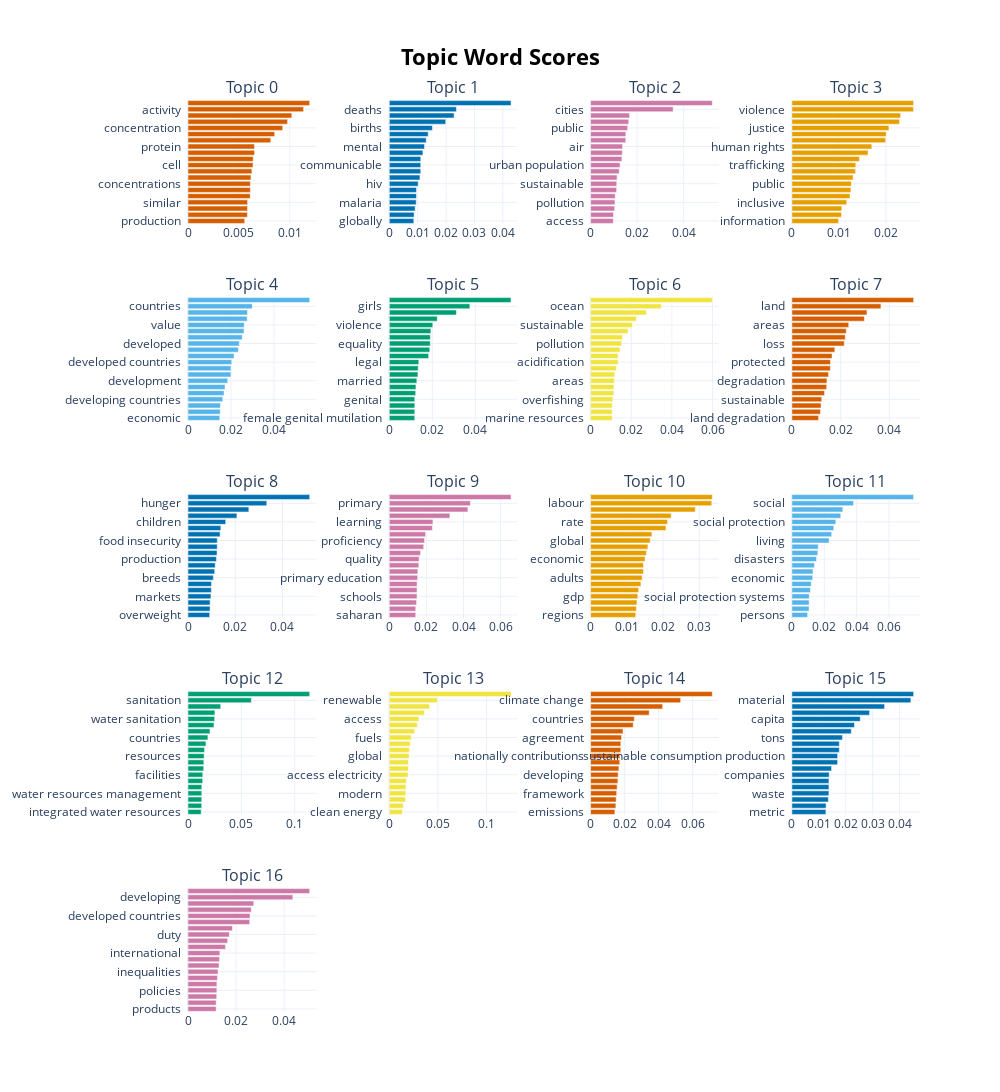

Notebook cell for this chart:
### Code cell
topic_model.global_model.visualize_barchart(top_n_topics=18, n_words=20)

### Figure 1 — Plotly figure (JSON) as saved in the notebook; plotly's stock layout.template omitted (floating-point values rounded to 4 significant figures)
{"data": [{"marker": {"color": "#D55E00"}, "orientation": "h", "type": "bar", "x": [0.005565, 0.00583, 0.00584, 0.005851, 0.00611, 0.006124, 0.006124, 0.006183, 0.006271, 0.006383, 0.006402, 0.006528, 0.006531, 0.008128, 0.008511, 0.009297, 0.009776, 0.01019, 0.01135, 0.01195], "xaxis": "x", "y": ["production  ", "presence  ", "plasma  ", "similar  ", "results  ", "studied  ", "concentrations  ", "degrees  ", "rate  ", "cell  ", "greater  ", "increase  ", "protein  ", "blood  ", "effect  ", "concentration  ", "enzyme  ", "acid  ", "activity  ", "cells  "], "yaxis": "y"}, {"marker": {"color": "#0072B2"}, "orientation": "h", "type": "bar", "x": [0.008631, 0.008746, 0.009113, 0.009477, 0.009566, 0.009581, 0.01018, 0.01079, 0.01107, 0.01107, 0.01109, 0.01185, 0.0124, 0.01301, 0.01371, 0.01518, 0.01988, 0.02283, 0.02364, 0.04288], "xaxis": "x2", "y": ["globally  ", "years  ", "communicable diseases  ", "malaria  ", "live  ", "tuberculosis  ", "hiv  ", "countries  ", "live births  ", "communicable  ", "maternal  ", "rate  ", "mental  ", "disease  ", "care  ", "births  ", "diseases  ", "mortality  ", "deaths  ", "health  "], "yaxis": "y2"}, {"marker": {"color": "#CC79A7"}, "orientation": "h", "type": "bar", "x": [0.009738, 0.009824, 0.01034, 0.01047, 0.01057, 0.01118, 0.01123, 0.01137, 0.0123, 0.01266, 0.01346, 0.01361, 0.01374, 0.0151, 0.01515, 0.01596, 0.01638, 0.01676, 0.03547, 0.0523], "xaxis": "x3", "y": ["access  ", "housing  ", "urbanization  ", "pollution  ", "driver  ", "safe  ", "sustainable  ", "spaces  ", "living  ", "urban population  ", "public transport  ", "waste  ", "air  ", "transport  ", "slums  ", "public  ", "population  ", "fatigue  ", "cities  ", "urban  "], "yaxis": "y3"}, {"marker": {"color": "#E69F00"}, "orientation": "h", "type": "bar", "x": [0.009935, 0.01055, 0.01062, 0.01167, 0.01236, 0.01255, 0.01265, 0.01303, 0.01354, 0.01359, 0.01437, 0.01619, 0.017, 0.01994, 0.02006, 0.02063, 0.02289, 0.02312, 0.02587, 0.02589], "xaxis": "x4", "y": ["information  ", "forms  ", "proportion  ", "inclusive  ", "years  ", "access  ", "public  ", "national  ", "access justice  ", "trafficking  ", "sexual  ", "human  ", "human rights  ", "children  ", "victims  ", "justice  ", "rights  ", "institutions  ", "violence  ", "countries  "], "yaxis": "y4"}, {"marker": {"color": "#56B4E9"}, "orientation": "h", "type": "bar", "x": [0.01478, 0.01501, 0.0151, 0.01617, 0.01676, 0.01722, 0.01848, 0.01999, 0.01999, 0.02036, 0.02143, 0.02343, 0.02386, 0.02524, 0.02608, 0.02617, 0.02754, 0.02765, 0.02991, 0.05664], "xaxis": "x5", "y": ["economic  ", "innovation  ", "research  ", "developing countries  ", "employment  ", "industries  ", "development  ", "manufacturing value added  ", "manufacturing value  ", "developed countries  ", "gdp  ", "global  ", "developed  ", "added  ", "value added  ", "value  ", "developing  ", "infrastructure  ", "countries  ", "manufacturing  "], "yaxis": "y5"}, {"marker": {"color": "#009E73"}, "orientation": "h", "type": "bar", "x": [0.01184, 0.01184, 0.01184, 0.01184, 0.01227, 0.01239, 0.01282, 0.01332, 0.01345, 0.01373, 0.0183, 0.01882, 0.01905, 0.0191, 0.01933, 0.02023, 0.02231, 0.03119, 0.03748, 0.05661], "xaxis": "x6", "y": ["female genital mutilation  ", "female genital  ", "genital mutilation  ", "genital  ", "mutilation  ", "rights  ", "married  ", "work  ", "female  ", "legal  ", "marriage  ", "gender equality  ", "equality  ", "countries  ", "sexual  ", "violence  ", "women girls  ", "gender  ", "girls  ", "women  "], "yaxis": "y6"}, {"marker": {"color": "#F0E442"}, "orientation": "h", "type": "bar", "x": [0.01065, 0.01065, 0.01065, 0.01099, 0.01148, 0.01149, 0.01173, 0.01191, 0.01264, 0.01355, 0.01355, 0.0145, 0.0153, 0.01568, 0.01843, 0.02053, 0.02251, 0.02744, 0.03479, 0.0599], "xaxis": "x7", "y": ["marine resources  ", "eutrophication  ", "fish stocks  ", "overfishing  ", "biodiversity  ", "ocean acidification  ", "areas  ", "stocks  ", "ecosystems  ", "acidification  ", "fishing  ", "resources  ", "pollution  ", "fish  ", "fisheries  ", "sustainable  ", "coastal  ", "oceans  ", "ocean  ", "marine  "], "yaxis": "y7"}, {"marker": {"color": "#D55E00"}, "orientation": "h", "type": "bar", "x": [0.01095, 0.01173, 0.01195, 0.01224, 0.0134, 0.01426, 0.01438, 0.01504, 0.01577, 0.01581, 0.01647, 0.0176, 0.02148, 0.02188, 0.02229, 0.02331, 0.02973, 0.03079, 0.03652, 0.04992], "xaxis": "x8", "y": ["land degradation  ", "resources  ", "desertification  ", "sustainable  ", "mountain  ", "extinction  ", "degradation  ", "ecosystems  ", "area  ", "protected  ", "terrestrial  ", "conservation  ", "loss  ", "forests  ", "wildlife  ", "areas  ", "forest  ", "species  ", "land  ", "biodiversity  "], "yaxis": "y8"}, {"marker": {"color": "#0072B2"}, "orientation": "h", "type": "bar", "x": [0.009191, 0.009358, 0.009358, 0.009713, 0.009885, 0.009948, 0.01074, 0.0113, 0.01153, 0.01203, 0.01228, 0.01238, 0.01241, 0.01361, 0.01392, 0.01598, 0.02072, 0.02578, 0.03336, 0.05156], "xaxis": "x9", "y": ["overweight  ", "undernourished  ", "producers  ", "markets  ", "aid  ", "food production  ", "breeds  ", "wasting  ", "insecurity  ", "production  ", "genetic  ", "world  ", "food insecurity  ", "malnutrition  ", "export  ", "children  ", "agriculture  ", "agricultural  ", "hunger  ", "food  "], "yaxis": "y9"}, {"marker": {"color": "#CC79A7"}, "orientation": "h", "type": "bar", "x": [0.01425, 0.01425, 0.0147, 0.01493, 0.01496, 0.01496, 0.01528, 0.01538, 0.01589, 0.01607, 0.01682, 0.01852, 0.01901, 0.01958, 0.02324, 0.02352, 0.03265, 0.04237, 0.0437, 0.0656], "xaxis": "x10", "y": ["saharan  ", "sub saharan  ", "skills  ", "schools  ", "mathematics  ", "teachers  ", "primary education  ", "secondary education  ", "primary school  ", "quality  ", "primary secondary  ", "reading  ", "proficiency  ", "countries  ", "secondary  ", "learning  ", "children  ", "school  ", "primary  ", "education  "], "yaxis": "y10"}, {"marker": {"color": "#E69F00"}, "orientation": "h", "type": "bar", "x": [0.01246, 0.01265, 0.0128, 0.01304, 0.01327, 0.01388, 0.01425, 0.0146, 0.01461, 0.01502, 0.01542, 0.01582, 0.01648, 0.01693, 0.02081, 0.02126, 0.02225, 0.02891, 0.03345, 0.03361], "xaxis": "x11", "y": ["regions  ", "trade  ", "workers  ", "gdp  ", "unemployment rate  ", "developed  ", "adults  ", "economic growth  ", "countries  ", "economic  ", "financial  ", "youth  ", "global  ", "labour productivity  ", "productivity  ", "rate  ", "unemployment  ", "growth  ", "labour  ", "employment  "], "yaxis": "y11"}, {"marker": {"color": "#56B4E9"}, "orientation": "h", "type": "bar", "x": [0.009701, 0.0106, 0.01066, 0.0107, 0.01142, 0.01194, 0.01284, 0.01306, 0.01392, 0.0152, 0.01602, 0.0163, 0.02299, 0.02457, 0.02587, 0.02714, 0.03019, 0.03146, 0.03806, 0.07519], "xaxis": "x12", "y": ["persons  ", "protection systems  ", "poor vulnerable  ", "social protection systems  ", "benefits  ", "workers  ", "economic  ", "population  ", "countries  ", "disasters  ", "vulnerable  ", "disaster  ", "living  ", "poor  ", "protection  ", "social protection  ", "extreme poverty  ", "extreme  ", "social  ", "poverty  "], "yaxis": "y12"}, {"marker": {"color": "#009E73"}, "orientation": "h", "type": "bar", "x": [0.01234, 0.01287, 0.01289, 0.01291, 0.01291, 0.01374, 0.01385, 0.01473, 0.01486, 0.01513, 0.0155, 0.01681, 0.01864, 0.02061, 0.02431, 0.02496, 0.02519, 0.03061, 0.05932, 0.114], "xaxis": "x13", "y": ["integrated water resources  ", "access  ", "asia  ", "water resources management  ", "resources management  ", "transboundary  ", "facilities  ", "services  ", "basic  ", "resources  ", "wastewater  ", "water resources  ", "countries  ", "safely  ", "management  ", "water sanitation  ", "drinking water  ", "drinking  ", "sanitation  ", "water  "], "yaxis": "y13"}, {"marker": {"color": "#F0E442"}, "orientation": "h", "type": "bar", "x": [0.0135, 0.01437, 0.01662, 0.01701, 0.01709, 0.01749, 0.01929, 0.01961, 0.01965, 0.02034, 0.02062, 0.02148, 0.02263, 0.02604, 0.02877, 0.03036, 0.03615, 0.04137, 0.04951, 0.1252], "xaxis": "x14", "y": ["clean energy  ", "renewable energy energy  ", "energy energy  ", "modern  ", "access clean  ", "technologies  ", "access electricity  ", "energy efficiency  ", "consumption  ", "global  ", "efficiency  ", "cooking  ", "fuels  ", "energy consumption  ", "clean  ", "access  ", "renewable energy  ", "electricity  ", "renewable  ", "energy  "], "yaxis": "y14"}, {"marker": {"color": "#D55E00"}, "orientation": "h", "type": "bar", "x": [0.01426, 0.01485, 0.01501, 0.01533, 0.01559, 0.01603, 0.0162, 0.01663, 0.01713, 0.0172, 0.01777, 0.01778, 0.01819, 0.01907, 0.02505, 0.02569, 0.03443, 0.04231, 0.05291, 0.07151], "xaxis": "x15", "y": ["emissions  ", "convention  ", "global  ", "framework  ", "national adaptation  ", "paris agreement  ", "developing  ", "framework convention  ", "paris  ", "nationally contributions  ", "national  ", "contributions  ", "agreement  ", "nationally  ", "parties  ", "countries  ", "adaptation  ", "change  ", "climate change  ", "climate  "], "yaxis": "y15"}, {"marker": {"color": "#0072B2"}, "orientation": "h", "type": "bar", "x": [0.01263, 0.0127, 0.01355, 0.01373, 0.01375, 0.01375, 0.01386, 0.01472, 0.01698, 0.01698, 0.01761, 0.01761, 0.01878, 0.02206, 0.02323, 0.02539, 0.02884, 0.03443, 0.04419, 0.0452], "xaxis": "x16", "y": ["metric  ", "resources  ", "countries  ", "waste  ", "domestic material consumption  ", "domestic material  ", "companies  ", "developing  ", "material consumption  ", "sustainable consumption production  ", "material footprint  ", "sustainable consumption  ", "tons  ", "consumption production  ", "footprint  ", "capita  ", "production  ", "sustainable  ", "material  ", "consumption  "], "yaxis": "y16"}, {"marker": {"color": "#CC79A7"}, "orientation": "h", "type": "bar", "x": [0.01171, 0.01172, 0.01194, 0.01201, 0.01201, 0.01223, 0.01249, 0.01289, 0.01313, 0.01325, 0.01556, 0.01648, 0.01717, 0.01849, 0.02565, 0.02577, 0.02632, 0.02735, 0.04359, 0.05059], "xaxis": "x17", "y": ["products  ", "migration  ", "exports  ", "policies  ", "states  ", "reduce  ", "inequalities  ", "money  ", "assistance  ", "international  ", "free  ", "duty free  ", "duty  ", "inequality  ", "income  ", "developed countries  ", "developed  ", "developing countries  ", "developing  ", "countries  "], "yaxis": "y17"}], "layout": {"annotations": [{"font": {"size": 16}, "showarrow": false, "text": "Topic 0", "x": 0.0875, "xanchor": "center", "xref": "paper", "y": 1.0, "yanchor": "bottom", "yref": "paper"}, {"font": {"size": 16}, "showarrow": false, "text": "Topic 1", "x": 0.3625, "xanchor": "center", "xref": "paper", "y": 1.0, "yanchor": "bottom", "yref": "paper"}, {"font": {"size": 16}, "showarrow": false, "text": "Topic 2", "x": 0.6375, "xanchor": "center", "xref": "paper", "y": 1.0, "yanchor": "bottom", "yref": "paper"}, {"font": {"size": 16}, "showarrow": false, "text": "Topic 3", "x": 0.9125, "xanchor": "center", "xref": "paper", "y": 1.0, "yanchor": "bottom", "yref": "paper"}, {"font": {"size": 16}, "showarrow": false, "text": "Topic 4", "x": 0.0875, "xanchor": "center", "xref": "paper", "y": 0.784, "yanchor": "bottom", "yref": "paper"}, {"font": {"size": 16}, "showarrow": false, "text": "Topic 5", "x": 0.3625, "xanchor": "center", "xref": "paper", "y": 0.784, "yanchor": "bottom", "yref": "paper"}, {"font": {"size": 16}, "showarrow": false, "text": "Topic 6", "x": 0.6375, "xanchor": "center", "xref": "paper", "y": 0.784, "yanchor": "bottom", "yref": "paper"}, {"font": {"size": 16}, "showarrow": false, "text": "Topic 7", "x": 0.9125, "xanchor": "center", "xref": "paper", "y": 0.784, "yanchor": "bottom", "yref": "paper"}, {"font": {"size": 16}, "showarrow": false, "text": "Topic 8", "x": 0.0875, "xanchor": "center", "xref": "paper", "y": 0.568, "yanchor": "bottom", "yref": "paper"}, {"font": {"size": 16}, "showarrow": false, "text": "Topic 9", "x": 0.3625, "xanchor": "center", "xref": "paper", "y": 0.568, "yanchor": "bottom", "yref": "paper"}, {"font": {"size": 16}, "showarrow": false, "text": "Topic 10", "x": 0.6375, "xanchor": "center", "xref": "paper", "y": 0.568, "yanchor": "bottom", "yref": "paper"}, {"font": {"size": 16}, "showarrow": false, "text": "Topic 11", "x": 0.9125, "xanchor": "center", "xref": "paper", "y": 0.568, "yanchor": "bottom", "yref": "paper"}, {"font": {"size": 16}, "showarrow": false, "text": "Topic 12", "x": 0.0875, "xanchor": "center", "xref": "paper", "y": 0.352, "yanchor": "bottom", "yref": "paper"}, {"font": {"size": 16}, "showarrow": false, "text": "Topic 13", "x": 0.3625, "xanchor": "center", "xref": "paper", "y": 0.352, "yanchor": "bottom", "yref": "paper"}, {"font": {"size": 16}, "showarrow": false, "text": "Topic 14", "x": 0.6375, "xanchor": "center", "xref": "paper", "y": 0.352, "yanchor": "bottom", "yref": "paper"}, {"font": {"size": 16}, "showarrow": false, "text": "Topic 15", "x": 0.9125, "xanchor": "center", "xref": "paper", "y": 0.352, "yanchor": "bottom", "yref": "paper"}, {"font": {"size": 16}, "showarrow": false, "text": "Topic 16", "x": 0.0875, "xanchor": "center", "xref": "paper", "y": 0.136, "yanchor": "bottom", "yref": "paper"}], "height": 1250, "hoverlabel": {"bgcolor": "white", "font": {"family": "Rockwell", "size": 16}}, "showlegend": false, "title": {"font": {"color": "Black", "size": 22}, "text": "<b>Topic Word Scores", "x": 0.5, "xanchor": "center", "yanchor": "top"}, "width": 1000, "xaxis": {"anchor": "y", "domain": [0, 0.175], "showgrid": true}, "xaxis10": {"anchor": "y10", "domain": [0.275, 0.45], "showgrid": true}, "xaxis11": {"anchor": "y11", "domain": [0.55, 0.725], "showgrid": true}, "xaxis12": {"anchor": "y12", "domain": [0.825, 1], "showgrid": true}, "xaxis13": {"anchor": "y13", "domain": [0, 0.175], "showgrid": true}, "xaxis14": {"anchor": "y14", "domain": [0.275, 0.45], "showgrid": true}, "xaxis15": {"anchor": "y15", "domain": [0.55, 0.725], "showgrid": true}, "xaxis16": {"anchor": "y16", "domain": [0.825, 1], "showgrid": true}, "xaxis17": {"anchor": "y17", "domain": [0, 0.175], "showgrid": true}, "xaxis18": {"anchor": "y18", "domain": [0.275, 0.45], "showgrid": true}, "xaxis19": {"anchor": "y19", "domain": [0.55, 0.725], "showgrid": true}, "xaxis2": {"anchor": "y2", "domain": [0.275, 0.45], "showgrid": true}, "xaxis20": {"anchor": "y20", "domain": [0.825, 1], "showgrid": true}, "xaxis3": {"anchor": "y3", "domain": [0.55, 0.725], "showgrid": true}, "xaxis4": {"anchor": "y4", "domain": [0.825, 1], "showgrid": true}, "xaxis5": {"anchor": "y5", "domain": [0, 0.175], "showgrid": true}, "xaxis6": {"anchor": "y6", "domain": [0.275, 0.45], "showgrid": true}, "xaxis7": {"anchor": "y7", "domain": [0.55, 0.725], "showgrid": true}, "xaxis8": {"anchor": "y8", "domain": [0.825, 1], "showgrid": true}, "xaxis9": {"anchor": "y9", "domain": [0, 0.175], "showgrid": true}, "yaxis": {"anchor": "x", "domain": [0.864, 1.0], "showgrid": true}, "yaxis10": {"anchor": "x10", "domain": [0.432, 0.568], "showgrid": true}, "yaxis11": {"anchor": "x11", "domain": [0.432, 0.568], "showgrid": true}, "yaxis12": {"anchor": "x12", "domain": [0.432, 0.568], "showgrid": true}, "yaxis13": {"anchor": "x13", "domain": [0.216, 0.352], "showgrid": true}, "yaxis14": {"anchor": "x14", "domain": [0.216, 0.352], "showgrid": true}, "yaxis15": {"anchor": "x15", "domain": [0.216, 0.352], "showgrid": true}, "yaxis16": {"anchor": "x16", "domain": [0.216, 0.352], "showgrid": true}, "yaxis17": {"anchor": "x17", "domain": [0, 0.136], "showgrid": true}, "yaxis18": {"anchor": "x18", "domain": [0, 0.136], "showgrid": true}, "yaxis19": {"anchor": "x19", "domain": [0, 0.136], "showgrid": true}, "yaxis2": {"anchor": "x2", "domain": [0.864, 1.0], "showgrid": true}, "yaxis20": {"anchor": "x20", "domain": [0, 0.136], "showgrid": true}, "yaxis3": {"anchor": "x3", "domain": [0.864, 1.0], "showgrid": true}, "yaxis4": {"anchor": "x4", "domain": [0.864, 1.0], "showgrid": true}, "yaxis5": {"anchor": "x5", "domain": [0.648, 0.784], "showgrid": true}, "yaxis6": {"anchor": "x6", "domain": [0.648, 0.784], "showgrid": true}, "yaxis7": {"anchor": "x7", "domain": [0.648, 0.784], "showgrid": true}, "yaxis8": {"anchor": "x8", "domain": [0.648, 0.784], "showgrid": true}, "yaxis9": {"anchor": "x9", "domain": [0.432, 0.568], "showgrid": true}}}
